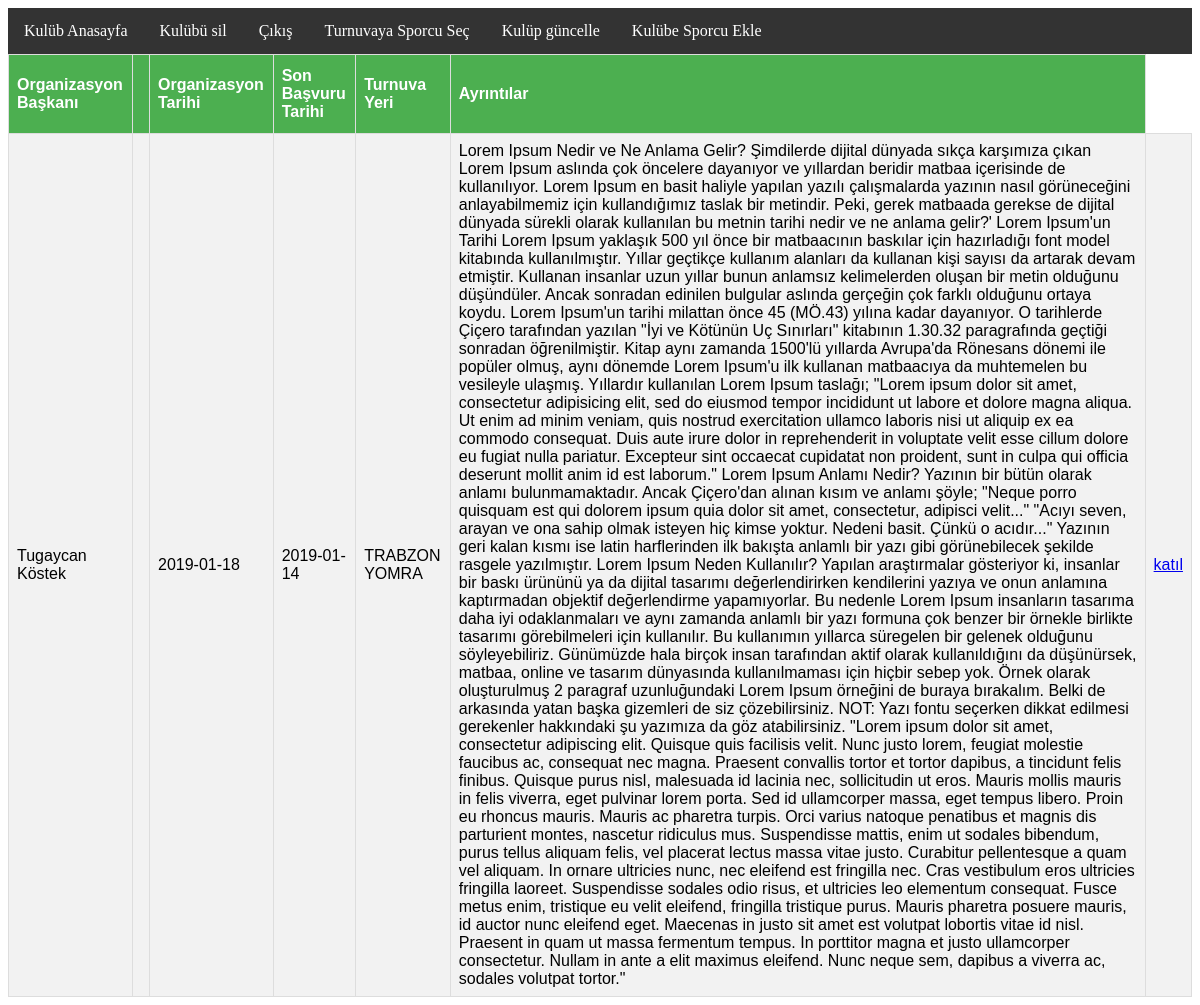
The app's page /kulup/sporcuTurnuva/sporcuTurnuvaSec.php (signed in) with its own data.
### tables this page shows
CREATE TABLE `turnuva` (
  `turnuvaId` int(11) NOT NULL,
  `tar` date DEFAULT NULL,
  `sonBasTar` date DEFAULT NULL,
  `yoneticiId` int(11) DEFAULT NULL,
  `ilceId` int(11) DEFAULT NULL,
  `orgBaskan` varchar(50) DEFAULT NULL,
  `reglaman` text,
  `yetkiliKisi` varchar(50) DEFAULT NULL,
  `iletisim` varchar(50) DEFAULT NULL
);

CREATE TABLE `il` (
  `ilId` int(11) NOT NULL,
  `ilAd` varchar(50) DEFAULT NULL
);

CREATE TABLE `ilce` (
  `ilceId` int(11) NOT NULL,
  `ilId` int(11) DEFAULT NULL,
  `ilceAd` varchar(50) DEFAULT NULL
);

### kulup/sporcuTurnuva/sporcuTurnuvaSec.php (the view, shortened to what this page needs)
<?php
include "../../bag.php";
include "../include.php";
if(isset($_SESSION["id"])){
echo	'<table>
<tr><th>Organizasyon Başkanı<th><th>Organizasyon Tarihi</th><th>Son Başvuru Tarihi</th><th>Turnuva Yeri</th><th>Ayrıntılar</th></tr>
';
	$sql="select turnuva.turnuvaId,turnuva.orgBaskan,turnuva.tar,turnuva.sonBasTar,il.ilAd,ilce.ilceAd,turnuva.reglaman from turnuva,il,ilce where turnuva.ilceId=ilce.ilceId and ilce.ilId=il.ilId and turnuva.sonBasTar>NOW()";
$result = $conn->query($sql);
 while($row = $result->fetch_assoc()) {
		echo	"<tr><td>".$row["orgBaskan"]."</td><td></td><td>".$row["tar"]."</td><td>".$row["sonBasTar"]."</td><td>".$row["ilAd"]." ".$row["ilceAd"]."</td><td>".$row["reglaman"]."</td><td><a href=sporcuTurnuvaEkle.php?tur=".$row["turnuvaId"].">katıl</a></td></tr>";
    }
}else header('Location:'.$base_url.'/kulup/kulupGir.php');
?>

### style.css (style rules this page uses)
table { font-family: "Trebuchet MS", Arial, Helvetica, sans-serif; border-collapse: collapse; width: 100%; }
table td, th { border: 1px solid #ddd; padding: 8px; }
table tr:nth-child(even) { background-color: #f2f2f2; }
table th { padding-top: 12px; padding-bottom: 12px; text-align: left; background-color: #4CAF50; color: white; }

### records on screen
turnuva: orgBaskan "Tugaycan Köstek", tar "2019-01-18", sonBasTar "2019-01-14", il.ilAd "TRABZON", ilceId.ilceAd "YOMRA", reglaman "Lorem Ipsum Nedir ve Ne Anlama Gelir? Şimdilerde dijital dünyada sıkça karşımıza çıkan Lorem Ipsum aslında çok öncelere dayanıyor ve yıllardan beridir matbaa içerisinde de kullanılıyor. Lorem Ipsum en basit haliyle yapılan yazılı çalışmalarda yazının nasıl görüneceğini anlayabilmemiz için kullandığımız taslak bir metindir. Peki, gerek matbaada gerekse de dijital dünyada sürekli olarak kullanılan bu metnin tarihi nedir ve ne anlama gelir?' Lorem Ipsum'un Tarihi Lorem Ipsum yaklaşık 500 yıl önce bir matbaacının baskılar için hazırladığı font model kitabında kullanılmıştır. Yıllar geçtikçe kullanım alanları da kullanan kişi sayısı da artarak devam etmiştir. Kullanan insanlar uzun yıllar bunun…"
